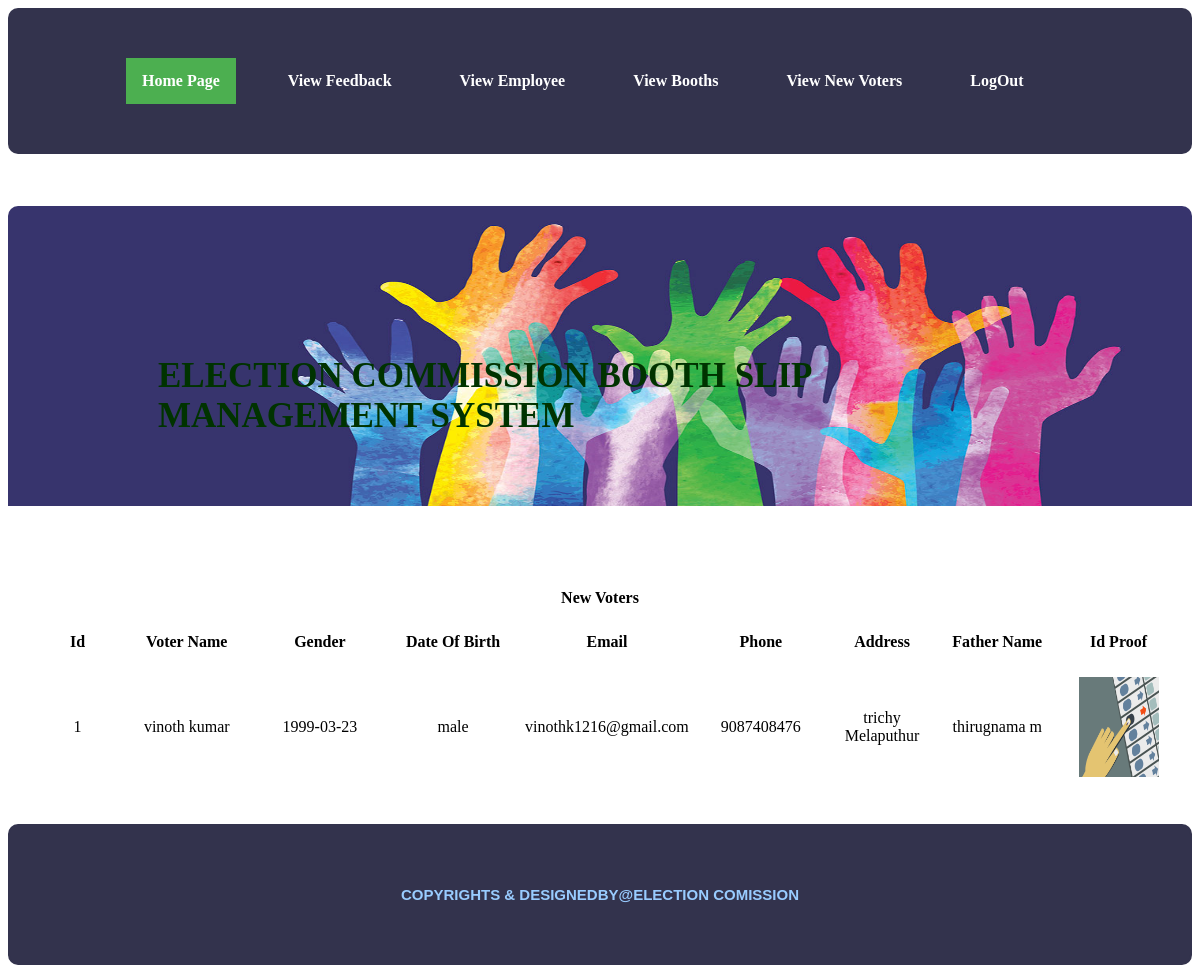
Screenshot of /nview.php with the database file from the repository.
### tables this page shows
CREATE TABLE `newvoter` (
  `id` int(50) NOT NULL,
  `name` varchar(50) NOT NULL,
  `gender` varchar(50) NOT NULL,
  `dob` varchar(50) NOT NULL,
  `email` varchar(50) NOT NULL,
  `phone` varchar(50) NOT NULL,
  `quali` varchar(50) NOT NULL,
  `address` varchar(100) NOT NULL,
  `ward` varchar(50) NOT NULL,
  `idp` varchar(50) NOT NULL,
  `fname` varchar(50) NOT NULL,
  `status` varchar(50) NOT NULL,
  `vid` varchar(50) NOT NULL
);

### nview.php (the view, shortened to what this page needs)
<html>
</head>
<ul>
	 <li><a href="#">&nbsp; &nbsp; &nbsp; &nbsp; &nbsp;</a></li>
  <li><a class="active" href="adminhome.php"><strong>Home Page</a></li>
  <li><a href="#">&nbsp;</a></li>
  <li><a href="viewf.php"><strong>View Feedback</a></li>
  <li><a href="#">&nbsp;</a></li>
  <li><a href="viewe.php"><strong>View Employee</a></li>
   <li><a href="#">&nbsp;</a></li>
  <li><a href="viewb.php"><strong>View Booths</a></li>
   <li><a href="#">&nbsp;</a></li>
  <li><a href="nview.php"><strong>View New Voters</a></li>
  <li><a href="#">&nbsp;</a></li>
   <li><a href="index.php"><strong>LogOut</a></li>
</ul>
<br />
<br />
<div id="bg1">ELECTION COMMISSION BOOTH SLIP MANAGEMENT SYSTEM</div>
<table width="98%" align="center">
	<tr>
		<td colspan="10" align="center"><strong>New Voters</strong></td>
  </tr>
	<tr>
		<td colspan="10">&nbsp;</td>
  </tr>
		    <tr>
          <td width="1%">&nbsp;</td>
          <td width="7%"><div align="center" class="style6"><strong>Id</strong> </div></td>
		   <td width="11%"><div align="center" class="style6"><strong>Voter Name</strong> </div></td>
		   <td width="11%"><div align="center" class="style6"><strong>Gender</strong> </div></td>
		    <td width="11%"><div align="center" class="style6"><strong>Date Of Birth</strong> </div></td>
			  <td width="13%"><div align="center" class="style6"><strong>Email</strong> </div></td>
		    <td width="11%"><div align="center" class="style6"><strong>Phone</strong> </div></td>
			  <td width="9%"><div align="center" class="style6"><strong>Address</strong> </div></td>
			   <td width="10%"><div align="center" class="style6"><strong>Father Name</strong> </div></td>
			    <td width="10%"><div align="center" class="style6"><strong>Id Proof</strong> </div></td>
        </tr>
		<tr>
		<td colspan="10">&nbsp;</td>
		</tr>
		<?php
		$qry=mysql_query("select * from newvoter where status='Accept'");
		while($row=mysql_fetch_array($qry))
		{
		?>
        <tr>
		 <td width="1%">&nbsp;</td>
		    <td><div align="center"><?php echo $row['id'];?></div></td>
		   <td><div align="center"><?php echo $row['name'];?></div></td>
		   <td><div align="center"><?php echo $row['dob'];?></div></td>
			  <td><div align="center"><?php echo $row['gender'];?></div></td>
			  <td><div align="center"><?php echo $row['email'];?></div></td>
			   <td><div align="center"><?php echo $row['phone'];?></div></td>
				 <td><div align="center"><?php echo $row['address'];?></div></td>
				  <td><div align="center"><?php echo $row['fname'];?></div></td>
				  <td><div align="center"><img src="images\<?php echo $row['idp'];?>"width="80" height="100" /></div></td>
        </tr>
		 <tr>
		  	 	<td>&nbsp;</td>
		   		<td>&nbsp;</td>
				<td>&nbsp;</td>
			 	<td>&nbsp;</td>
			 	<td>&nbsp;</td>
			 	<td>&nbsp;</td>
		</tr>
        <?php
		}
		?>
				<tr>
		<td colspan="10" align="center">&nbsp;</td>
		</tr>
</table>
		<div id="footer"> <p>copyrights & designedby@Election Comission</p></div>

### nview.php (style rules this page uses)
p { color:#99ccff; text-align: center; text-transform: uppercase; font-size:15px; }
ul { padding:50px; list-style-type: none; overflow: hidden; background:#33334d; background-repeat: no-repeat; background-size: 1420px 200px; position: -webkit-sticky; position: sticky; top: 0; border-radius:10px; }
li { float: left; }
li a { display: block; color: #ffffff; text-align: center; padding: 14px 16px; text-decoration: none; }
.active { background-color: #4CAF50; }
#footer { border: 2px solid #33334d; padding: 45px; background: #33334d; background-repeat: no-repeat; background-size: 1420px 100px; border-radius:10px; text-align:center; text-decoration:blink; font-family: Arial; font-size:15px; }
#bg1 { padding:150px; background:url("images/1.jpg"); background-repeat: no-repeat; background-size: 1420px 300px; border-radius:5px; border-radius:10px; text-align:left; font-size:35px; color:#003300; }

### rows the page displays
newvoter: id "1", name "vinoth kumar", dob "1999-03-23", gender "male", email "vinothk1216@gmail.com", phone "9087408476", address "trichy Melaputhur", fname "thirugnama m", idp (picture)
